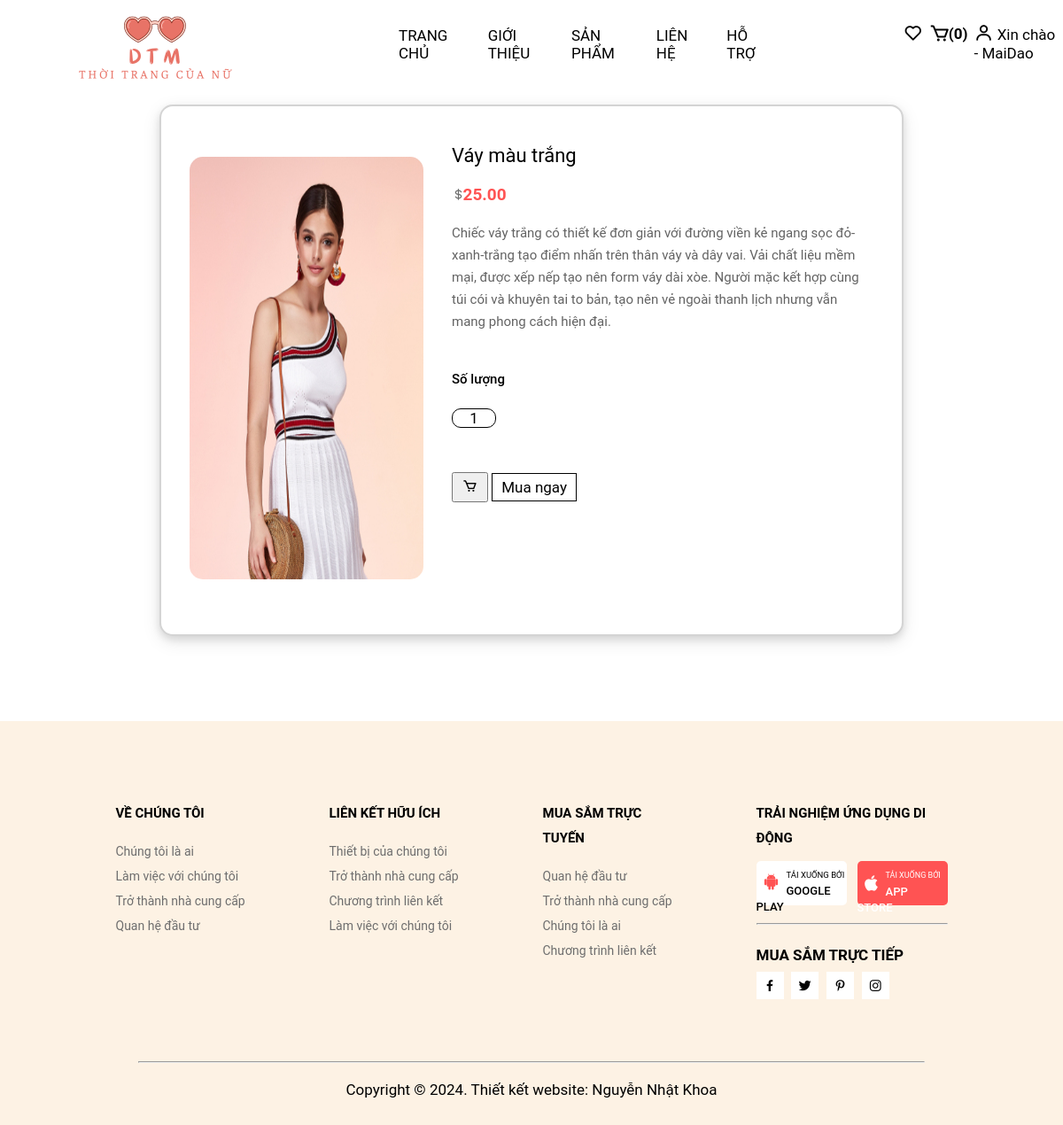
Screenshot of /source code/xemsp.php?id=3 (signed in) with the database file from the repository.
### tables this page shows
CREATE TABLE `sanpham` (
  `id` int(11) NOT NULL,
  `tensp` varchar(100) NOT NULL,
  `gia` decimal(10,0) NOT NULL,
  `hinhanh` varchar(100) NOT NULL,
  `soluong` varchar(20) NOT NULL,
  `mota` varchar(400) NOT NULL,
  `madm` int(11) NOT NULL
);

### source code/xemsp.php (the view, shortened to what this page needs)
<?php
include 'config.php';
if(isset($_GET['id'])) {
    $product_id = $_GET['id'];
    $stmt = $db->prepare("SELECT * FROM sanpham WHERE id = :id");
    $stmt->bindParam(':id', $product_id, PDO::PARAM_INT);
    $stmt->execute();
    $product = $stmt->fetch();
?>
<!DOCTYPE html>
<html lang="vi">
<head>
    <link rel="stylesheet" href="style.css">
</head>
<body>
    <?php
    include 'header.php';
    if($stmt->rowCount() > 0) {
    ?>
    <form style="padding-top:2.5%;" id="them" action="themgiohang.php?id=<?= $product['id'] ?>" method="post" enctype="multipart/form-data" onsubmit="updateHiddenFields()">
    <div class="chitiet">
        <div class="tchieu">
            <img src="./image/<?=$product['hinhanh'] ?>" alt="<?=$product['tensp'] ?>">
        </div>
        <div class="chung">
            <h3><?=$product['tensp'] ?></h3>
            <br>
            <span><i class='bx bx-dollar'></i><b style="color:#ff5353;font-size:19px"><?=$product['gia'] ?>.00</b></span>
            <br><br>
            <p><?=$product['mota'] ?>.</p><br><br>
            <div class="number">
                <p>Số lượng</p><br>
                <input value="1" readonly name="luong">
            </div>
            <a style="cursor:pointer;" href="themgiohang.php?masp=<?php echo $product['id'] ?>"><button style="padding:5px 10px; cursor:pointer;" type="submit" name="themgiohang"><i style="font-size:17px;" class='bx bx-cart'></i></button></a>
            <a style=" cursor:pointer;color:black; padding:5px 10px; border:1px solid black; text-decoration:none;" href="giohang.php">Mua ngay</a>
        </div>
    </div>
    </form>
    <?php
    } else {
        echo "Sản phẩm không tồn tại";
    }
} else {
    echo "ID sản phẩm không được cung cấp";
}
?>
<?php
include 'footer.php';
?>
</body>
</html>

### source code/style.css (style rules this page uses)
* { box-sizing: border-box; font-size: 17px; margin: 0; padding:0; font-family: 'Roboto', sans-serif; }
.chitiet { margin:-1% 0% 8% 15%; height:600px; width:70%; gap:1%; display:flex; border-radius: 15px; border:2px solid rgb(212, 212, 212); background-color: white; box-shadow: 0 4px 8px rgba(0, 0, 0, 0.1), 0 6px 20px rgba(0, 0, 0, 0.1); }
.chitiet .tchieu { width:35%; margin-left:3%; margin-right: 2%; display:flex; justify-content: center; align-items: center; }
.chitiet .tchieu img { height:80%; width: 95%; margin-top: -2%; border-radius: 15px; transition:0.75s; overflow:hidden; }
.chitiet .chung { width:64%; }
.chitiet .chung h3 { font-size: 22px; font-weight: 400; margin:8.5% 0 0 0; width:fit-content; }
.chitiet .chung span i { color:rgb(111, 111, 111); font-size: 15px; margin-right: -2.5px; }
.chitiet .chung p { color:rgb(99, 99, 99); line-height: 25px; font-size: 15px; margin-right: 8%; }
.chitiet .chung .number { margin-bottom: 50px; }
.chitiet .chung .number p { color:black; font-weight: 500; }
.chitiet .chung .number input { width:50px; text-align: center; border:1px solid black; cursor:pointer; border-radius: 10px; }

### rows the page displays
sanpham: hinhanh (picture), tensp "Váy màu trắng", gia "25", mota "Chiếc váy trắng có thiết kế đơn giản với đường viền kẻ ngang sọc đỏ-xanh-trắng tạo điểm nhấn trên thân váy và dây vai. Vải chất liệu mềm mại, được xếp nếp tạo nên form váy dài xòe. Người mặc kết hợp cùng túi cói và khuyên tai to bản, tạo nên vẻ ngoài thanh lịch nhưng vẫn mang phong cách hiện đại"

### other values shown
$giohang_count "0"
$user "MaiDao"
